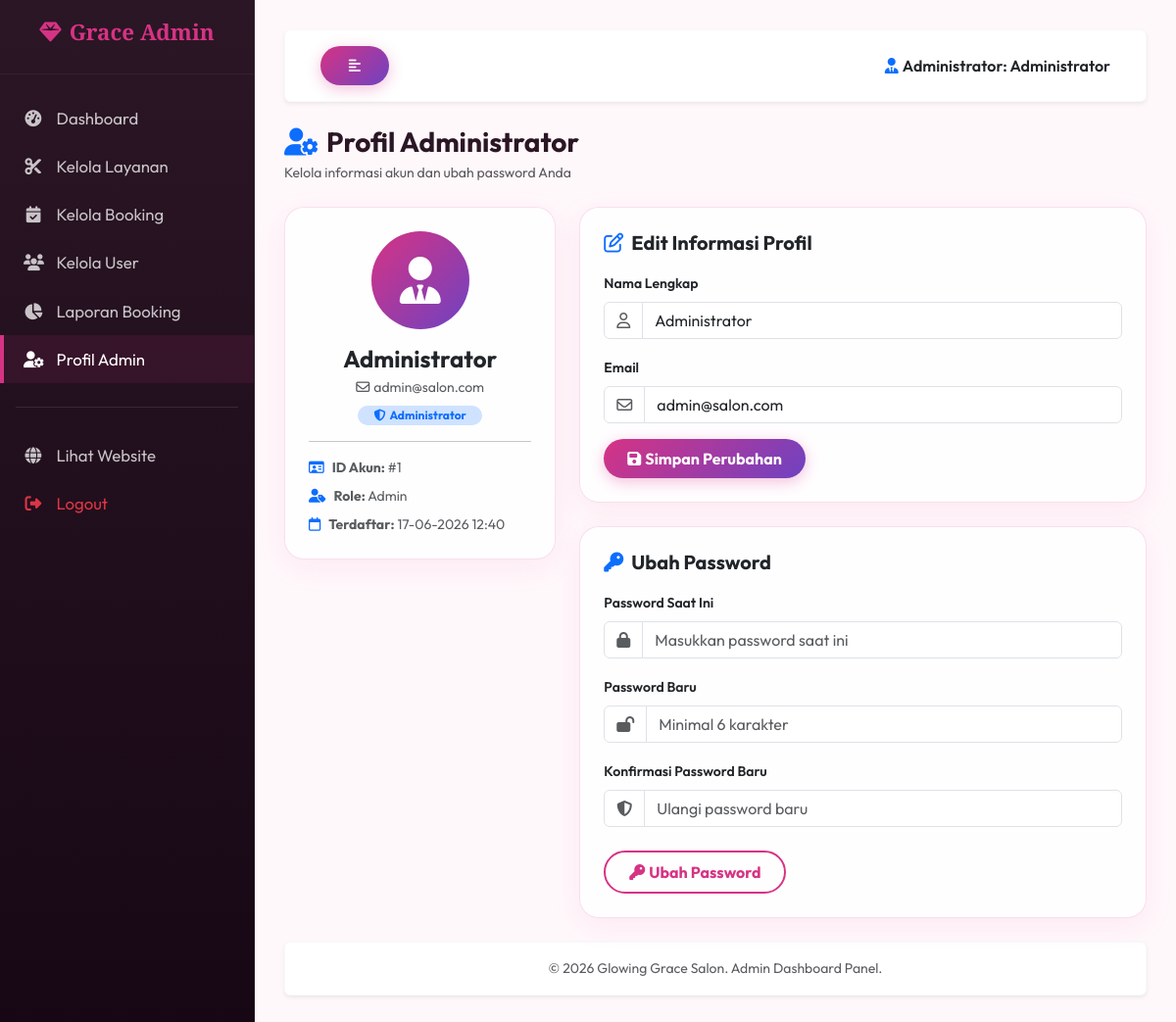
The page /bookingan_salon/admin/profil.php (signed in) on the database its author committed.
### tables this page shows
CREATE TABLE `users` (
  `id` int(11) NOT NULL,
  `nama` varchar(100) NOT NULL,
  `email` varchar(100) NOT NULL,
  `password` varchar(255) NOT NULL,
  `role` enum('admin','customer') DEFAULT 'customer',
  `created_at` timestamp NOT NULL DEFAULT current_timestamp()
);

### bookingan_salon/admin/profil.php (the view, shortened to what this page needs)
<?php
require_once '../config/database.php';
include '../templates/admin_header.php';
$user_id = $_SESSION['user_id'];
try {
    $stmt = $pdo->prepare("SELECT * FROM users WHERE id = ?");
    $stmt->execute([$user_id]);
    $admin = $stmt->fetch();
} catch (PDOException $e) {
    $admin = null;
    $error = 'Gagal memuat data profil: ' . $e->getMessage();
}
?>
<div class="mb-4">
    <h3 class="fw-bold font-outfit mb-1"><i class="fa-solid fa-user-gear text-primary me-2"></i>Profil Administrator</h3>
    <p class="text-muted small mb-0 font-outfit">Kelola informasi akun dan ubah password Anda</p>
</div>
<div class="row g-4">
    <div class="col-lg-4">
        <div class="card card-salon p-4 text-center">
            <div class="mx-auto mb-3" style="width: 100px; height: 100px; background: linear-gradient(135deg, var(--primary-color), var(--secondary-color)); border-radius: 50%; display: flex; align-items: center; justify-content: center;">
                <i class="fa-solid fa-user-tie fa-3x text-white"></i>
            </div>
            <h4 class="fw-bold font-outfit mb-1"><?= htmlspecialchars($admin['nama']); ?></h4>
            <p class="text-muted small mb-2"><i class="fa-regular fa-envelope me-1"></i><?= htmlspecialchars($admin['email']); ?></p>
            <span class="badge bg-primary-subtle text-primary rounded-pill px-3 py-1 font-outfit mx-auto" style="width: fit-content;">
                <i class="fa-solid fa-shield-halved me-1"></i>Administrator
            </span>
            <hr class="my-3">
            <div class="text-start small text-muted font-outfit">
                <p class="mb-2"><i class="fa-solid fa-id-card text-primary me-2 fw-normal"></i><strong>ID Akun:</strong> #<?= $admin['id']; ?></p>
                <p class="mb-2"><i class="fa-solid fa-user-tag text-primary me-2"></i><strong>Role:</strong> <?= ucfirst($admin['role']); ?></p>
                <p class="mb-0"><i class="fa-regular fa-calendar text-primary me-2"></i><strong>Terdaftar:</strong> <?= date('d-m-Y H:i', strtotime($admin['created_at'])); ?></p>
            </div>
        </div>
    </div>
    <div class="col-lg-8">
        <div class="card card-salon p-4 mb-4">
            <h5 class="font-outfit fw-bold mb-3"><i class="fa-regular fa-pen-to-square text-primary me-2"></i>Edit Informasi Profil</h5>
            <form action="profil.php" method="POST" class="font-outfit">
                <div class="mb-3">
                    <label for="nama" class="form-label small fw-semibold">Nama Lengkap</label>
                    <div class="input-group">
                        <span class="input-group-text bg-white"><i class="fa-regular fa-user text-muted"></i></span>
                        <input type="text" class="form-control" id="nama" name="nama" value="<?= htmlspecialchars($admin['nama']); ?>" required>
                    </div>
                </div>
                <div class="mb-3">
                    <label for="email" class="form-label small fw-semibold">Email</label>
                    <div class="input-group">
                        <span class="input-group-text bg-white"><i class="fa-regular fa-envelope text-muted"></i></span>
                        <input type="email" class="form-control" id="email" name="email" value="<?= htmlspecialchars($admin['email']); ?>" required>
                    </div>
                </div>
                <button type="submit" class="btn btn-salon py-2 px-4 fw-bold">
                    <i class="fa-solid fa-floppy-disk me-1"></i>Simpan Perubahan
                </button>
            </form>
        </div>
        <div class="card card-salon p-4">
            <h5 class="font-outfit fw-bold mb-3"><i class="fa-solid fa-key text-primary me-2"></i>Ubah Password</h5>
            <form action="profil.php" method="POST" class="font-outfit">
                <div class="mb-3">
                    <label for="current_password" class="form-label small fw-semibold">Password Saat Ini</label>
                    <div class="input-group">
                        <span class="input-group-text bg-white"><i class="fa-solid fa-lock text-muted"></i></span>
                        <input type="password" class="form-control" id="current_password" name="current_password" placeholder="Masukkan password saat ini" required>
                    </div>
                </div>
                <div class="mb-3">
                    <label for="new_password" class="form-label small fw-semibold">Password Baru</label>
                    <div class="input-group">
                        <span class="input-group-text bg-white"><i class="fa-solid fa-lock-open text-muted"></i></span>
                        <input type="password" class="form-control" id="new_password" name="new_password" placeholder="Minimal 6 karakter" required>
                    </div>
                </div>
                <div class="mb-4">
                    <label for="confirm_password" class="form-label small fw-semibold">Konfirmasi Password Baru</label>
                    <div class="input-group">
                        <span class="input-group-text bg-white"><i class="fa-solid fa-shield-halved text-muted"></i></span>
                        <input type="password" class="form-control" id="confirm_password" name="confirm_password" placeholder="Ulangi password baru" required>
                    </div>
                </div>
                <button type="submit" class="btn btn-salon-outline py-2 px-4 fw-bold">
                    <i class="fa-solid fa-key me-1"></i>Ubah Password
                </button>
            </form>
        </div>
    </div>
</div>
<?php include '../templates/admin_footer.php'; ?>

### bookingan_salon/assets/css/style.css (style rules this page uses)
:root { --primary-color: #d63384; --secondary-color: #6f42c1; --accent-color: #fd7e14; --bg-light: #fff8fb; --dark-color: #2b1625; --card-shadow: 0 8px 30px rgba(214, 51, 132, 0.08); --glass-bg: rgba(255, 255, 255, 0.85); --glass-border: rgba(214, 51, 132, 0.15); --transition: all 0.3s cubic-bezier(0.4, 0, 0.2, 1); }
body { background-color: var(--bg-light); color: var(--dark-color); font-family: 'Outfit', 'Inter', -apple-system, BlinkMacSystemFont, "Segoe UI", Roboto, sans-serif; min-height: 100vh; display: flex; flex-direction: column; }
h1, h2, h3, h4, h5, h6 { font-family: 'Playfair Display', serif; font-weight: 700; }
.font-outfit { font-family: 'Outfit', sans-serif; }
.btn-salon { background: linear-gradient(135deg, var(--primary-color) 0%, var(--secondary-color) 100%); color: white; border: none; border-radius: 30px; padding: 0.6rem 1.8rem; font-weight: 600; box-shadow: 0 4px 15px rgba(214, 51, 132, 0.3); transition: var(--transition); }
.btn-salon-outline { background: transparent; color: var(--primary-color); border: 2px solid var(--primary-color); border-radius: 30px; padding: 0.5rem 1.8rem; font-weight: 600; transition: var(--transition); }
.card-salon { background: var(--glass-bg); backdrop-filter: blur(8px); border: 1px solid var(--glass-border); border-radius: 20px; box-shadow: var(--card-shadow); transition: var(--transition); overflow: hidden; }

### rows shown on the page
users: nama "Administrator", email "admin@salon.com", id "1", role "Admin", created_at "17-06-2026 12:40"

### other values the page prints
$_SESSION['nama'] "Administrator"
